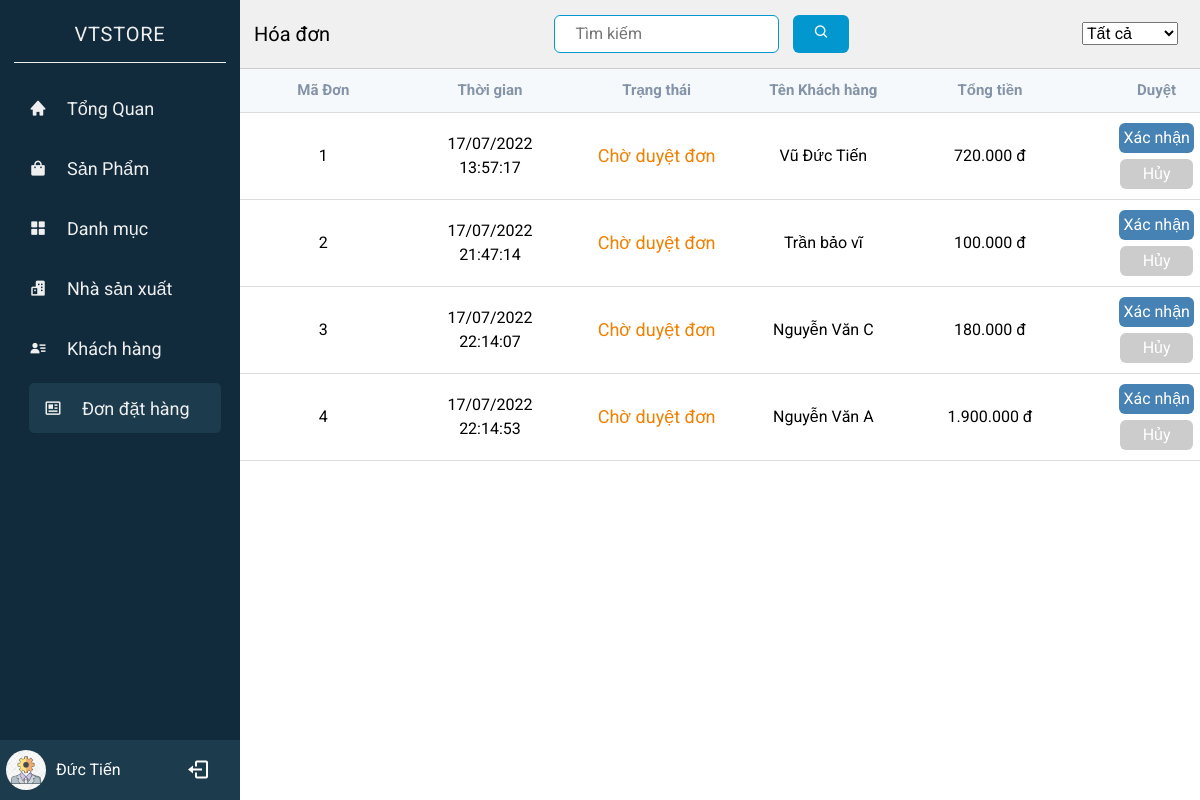
Page /?controller=order (signed in) on the committed database.
### tables this page shows
CREATE TABLE `orders` (
  `id` int(11) NOT NULL,
  `time` datetime DEFAULT current_timestamp(),
  `name_receive` varchar(255) DEFAULT NULL,
  `phone_receive` varchar(255) DEFAULT NULL,
  `address_receive` text DEFAULT NULL,
  `note` varchar(255) DEFAULT NULL,
  `status` int(1) DEFAULT NULL,
  `user_id` int(11) DEFAULT NULL,
  `status_delete` tinyint(1) NOT NULL DEFAULT 0,
  `total_price` int(11) NOT NULL
);

CREATE TABLE `users` (
  `id` int(11) NOT NULL,
  `name` varchar(255) NOT NULL,
  `email` varchar(255) DEFAULT NULL,
  `password` text DEFAULT NULL,
  `phone` varchar(11) DEFAULT NULL,
  `address` text DEFAULT NULL,
  `birthday` date DEFAULT NULL,
  `gender` tinyint(1) DEFAULT NULL,
  `status_delete` tinyint(1) NOT NULL DEFAULT 0
);

### Controllers/BaseController.php (called while the page is built, shortened)
<?php
class BaseController
{
    protected function view($viewPath, array $data = [])
    {
        require(self::VIEW_FOLDER_NAME . '/' . str_replace('.', '/', $viewPath) . '.php');
    }
}

### Controllers/OrderController.php (called while the page is built, shortened)
<?php
class OrderController extends BaseController
{
    private $orderModel;
    public function __construct()
    {
        $this->orderModel = new OrderModel();
    }
    public function index()
    {
        $result = $this->orderModel->index();
        $this->view('admin.orders.index', ['order' => $result]);
    }
}

### index.php (called while the page is built, shortened)
<?php
require './Core/Database.php';
require './Models/BaseModel.php';
require './Controllers/BaseController.php';
$actionName = $_REQUEST['action'] ?? 'index';
$controllerObject = new $controllerName();
$controllerObject->$actionName();

### Models/BaseModel.php (called while the page is built, shortened)
<?php
class BaseModel extends Database
{
    protected $connect;
    public function __construct()
    {
        $this->connect = $this->connect();
    }
    public function getByQuery($sql)
    {
        $query = $this->_query($sql);
        $data = [];
        while ($row = mysqli_fetch_assoc($query)) {
            array_push($data, $row);
        }
        return $data;
    }
    private function _query($sql)
    {
        return mysqli_query($this->connect, $sql);
    }
}

### Core/Database.php (called while the page is built, shortened)
<?php
class Database
{
    public function Connect()
    {
        $connect = mysqli_connect(self::HOST, self::USERNAME, self::PASSWORD, self::DB_NAME);
        mysqli_set_charset($connect, 'utf8');
        if (mysqli_connect_errno() === 0) {
            return $connect;
        }
        return false;
    }
}

### Models/OrderModel.php (called while the page is built, shortened)
<?php
class OrderModel extends BaseModel
{
    public function index()
    {
        $sql = "SELECT orders.id, orders.time, orders.status, users.name, orders.total_price
        FROM orders, users
        WHERE users.id = orders.user_id";
        return $this->getByQuery($sql);
    }
}

### View/admin/Orders/index.php (the view, shortened to what this page needs)
<!DOCTYPE html>
<html lang="en">
<head>
    <link href="https://unpkg.com/boxicons@2.1.2/css/boxicons.min.css" rel="stylesheet" />
    <link rel="stylesheet" href="./Public/css/admin/sidebar.css">
    <link rel="stylesheet" href="./Public/css/admin/order.css">
</head>
<body>
    <div class="container">
        <?php include "./View/admin/include/sidebar.php" ?>
        <div class="home-content">
            <div class="home-content-table">
                <div class="home-content-table_header">
                    <p>Hóa đơn</p>
                    <form action="?controller=order&action=find" method="POST">
                        <input type=" text" placeholder="Tìm kiếm" autocomplete="off" name="id">
                        <button class="btn-search">
                            <i class='bx bx-search'></i>
                        </button>
                    </form>
                    <div class="category-status-order">
                        <form id="form-select" method="POST">
                            <select name="select_id" id="select-option-order">
                                <option selected value="3">Tất cả</option>
                            </select>
                        </form>
                    </div>
                </div>
                <div class="home-content-table_section">
                    <table>
                        <thead>
                            <tr>
                                <th>Mã Đơn</th>
                                <th>Thời gian</th>
                                <th>Trạng thái</th>
                                <th>Tên Khách hàng</th>
                                <th>Tổng tiền</th>
                                <th>Duyệt</th>
                            </tr>
                        </thead>
                        <tbody>
                            <?php foreach ($order as $value) : ?>
                                <tr onclick=handleNextPage(<?php echo $value['id'] ?>);>
                                    <td><?php echo $value['id']  ?></td>
                                    <td> <?php $date = strtotime($value['time']);
                                            $date = date('d/m/Y H:i:s', $date);
                                            echo $date;
                                            ?></td>
                                    <td style="color:
                                    <?php if ($value['status'] == 0) {
                                        echo '#F08000';
                                    } elseif ($value['status'] == 1) {
                                        echo '#12debc';
                                    } elseif ($value['status'] == 2) {
                                        echo '#999';
                                    } ?> ; font-size:18px">
                                        <?php if ($value['status'] == 0) {
                                            echo 'Chờ duyệt đơn';
                                        } elseif ($value['status'] == 1) {
                                            echo 'Đã duyệt';
                                        } elseif ($value['status'] == 2) {
                                            echo 'Đã hủy';
                                        } ?>
                                    </td>
                                    <td><?php echo $value['name']  ?></td>
                                    <td><?php echo number_format($value['total_price'], 0, '.', '.'); ?> đ</td>
                                    <td>
                                        <div class="button-wrap-confirm" style="display:
                                        <?php if ($value['status'] == 0) {
                                            echo 'flex';
                                        } elseif ($value['status'] == 1) {
                                            echo 'none';
                                        } elseif ($value['status'] == 2) {
                                            echo 'none';
                                        } ?>;">
                                            <a href="?controller=order&action=update&id=<?php echo $value['id'] ?>&status=1" onclick="event.stopPropagation();"><button class="btn-submit">Xác nhận</button></a>
                                            <a onclick="event.stopPropagation()">
                                                <button class="btn-destroy" onclick=" handleDelete(<?php echo $value['id']; ?>)">Hủy</button>
                                            </a>
                                        </div>
                                    </td>
                                </tr>
                            <?php endforeach; ?>
                        </tbody>
                    </table>
                </div>
            </div>
        </div>
    </div>
</body>
</html>

### Public/css/admin/sidebar.css (style rules this page uses)
*, *::before, *::after { box-sizing: border-box; }
* { margin: 0; padding: 0; }
a { text-decoration: none; }
input, button, textarea, select { font: inherit; outline: none; }
p, h1, h2, h3, h4, h5, h6 { overflow-wrap: break-word; }
body { font-family: 'Roboto', sans-serif; }
.container { display: flex; position: relative; height: 100%; line-height: 1.5; min-height: 100vh; width: 100%; overflow: hidden; }
.home-content { height: 100%; width: calc(100% - 240px); margin-left: 240px; }

### Public/css/admin/order.css (style rules this page uses)
.home-content { position: relative; }
.home-content-table { width: 100%; }
.home-content-table_header { display: flex; justify-content: space-between; align-items: center; padding: 14px; background-color: rgb(240, 240, 240); border-bottom: 1px solid #ccc; }
.home-content-table_header p { color: #000; }
.home-content-table_header input { padding: 6px 20px; margin-right: 10px; outline: none; border: 1px solid #0298cf; border-radius: 6px; color: #0298cf; }
button { outline: none; border: none; border-radius: 6px; cursor: pointer; padding: 10px; }
.home-content-table_header p { font-size: 20px; }
.home-content-table_header .btn-search { padding: 7px 20px; color: #fff; background-color: #0298cf; }
.home-content-table_section { height: 85vh; overflow: auto; }
.home-content-table_section table { width: 100%; table-layout: fixed; min-width: 1000px; border-collapse: collapse; }
.home-content-table_section thead th { position: sticky; top: 0; background-color: #f6f9fc; color: #8493a5; font-size: 15px; }
.home-content-table_section thead th, .home-content-table_section tbody td { border-bottom: 1px solid #ddd; padding: 10px 20px; word-break: break-word; text-align: center; }
.home-content-table_section tbody td button { display: flex; flex-direction: row; justify-content: center; align-items: center; margin: 0 2px; color: #fff; transition: all 0.2s ease; }
.button-wrap-confirm { display: flex; align-items: center; justify-content: space-between; flex-direction: column; }
.btn-submit { background-color: #4682b4 !important; font-size: 16px; padding: 3px 4px; min-width: 72px; margin-bottom: 6px !important; transition: all 0.3s ease !important; }
.btn-destroy { background-color: #ccc !important; font-size: 16px; padding: 3px 4px; min-width: 73px; transition: all 0.3s ease !important; }
.category-status-order { padding: 8px; }

### rows in the picture
orders: id "1", time "17/07/2022 13:57:17", status "Chờ duyệt đơn", user.name "Vũ Đức Tiến", total_price "720.000"
orders: id "2", time "17/07/2022 21:47:14", status "Chờ duyệt đơn", user.name "Trần bảo vĩ", total_price "100.000"
orders: id "3", time "17/07/2022 22:14:07", status "Chờ duyệt đơn", user.name "Nguyễn Văn C", total_price "180.000"
orders: id "4", time "17/07/2022 22:14:53", status "Chờ duyệt đơn", user.name "Nguyễn Văn A", total_price "1.900.000"

### other values in the picture
$nameAdmin "Đức Tiến"
